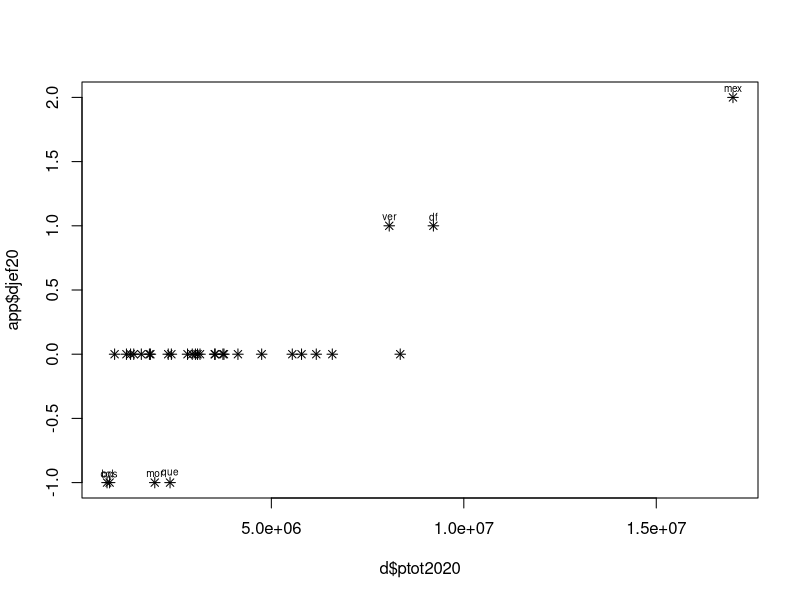
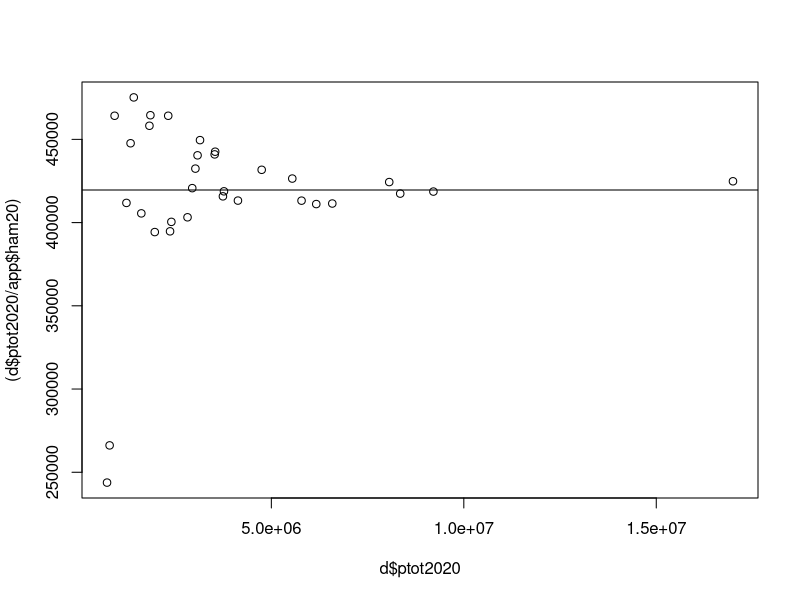
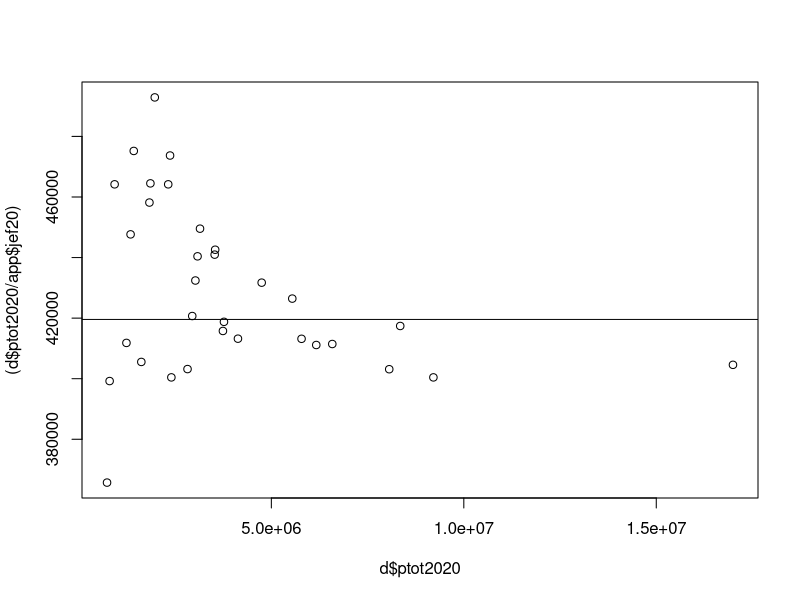

These charts were generated, in order, by the following R code:
# establece ruta para leer/escribir
setwd("~/Desktop/sip/data")

# lee datos 
d <- read.csv("ptot-edo-2010-2020.csv")
str(d)

# quita total nacional
d <- d[-which(d$edon==33),]

# recalcula cambio %
d$chg <- NULL
d$chg <- d$ptot2020 / d$ptot2010

# población total
sum(d$ptot2020)
# cambio
sum(d$ptot2020) / sum(d$ptot2010)
# subre/sub-crecimeiento
d$sobsub <- round(d$chg - sum(d$ptot2020) / sum(d$ptot2010), 2)
d[order(d$sobsub), c("estado", "sobsub")]

quantile(d$sobsub, probs = c(0,.33,.5,.67,1))

quantile(d$ptot2020, probs = c(0,.33,.5,.67,1))
d$size <- 0
d$size[d$ptot2020 <= 2332000]                         <- 1
d$size[d$ptot2020 >  2332000 & d$ptot2020 <= 3763000] <- 2
d$size[d$ptot2020 >  3763000]                         <- 3
# factor
d$size <- factor(d$size, levels = 1:3, labels = c("ch","med","gde"))
table(d$size)

# ¿cuántas personas cree Ud. que debería representar un diputado federal? = DIVISOR
r1787 <- 33000 # el techo de 1878 (constitución EUA dice r > 30000)
# divisor ideal EEUU hoy (nacional)
rusa <- round(328200000 / 435)
rusa

# relación ideal mx 2020
r2020 <- round(sum(d$ptot2020) / 300)
# relación ideal mx previas
r1990 <- round(sum(d$ptot1990) / 300)
r2000 <- round(sum(d$ptot2000) / 300)
r2010 <- round(sum(d$ptot2010) / 300)
r1990
r2000
r2010
r2020

# Si usaramos esto
R <- 100000

# Jeferson:
# (1) Población del estado por divisor = COCIENTE
# (2) Parte entera del conciente = APPORTIONMENT
app <- data.frame(edo = d$edo,
                  jef90 = as.integer(d$ptot1990 / R),
                  jef00 = as.integer(d$ptot2000 / R),
                  jef10 = as.integer(d$ptot2010 / R),
                  jef20 = as.integer(d$ptot2020 / R))
# (3) Mínimo dos por estado (regla Mx, no EEUU)
app$jef90[app$jef90<2] <- 2
app$jef00[app$jef00<2] <- 2
app$jef10[app$jef10<2] <- 2
app$jef20[app$jef20<2] <- 2
app

# tamaño del Congreso resultante, muy grande
colSums(app[,-1])

# pongamos la tercera parte
R  <- 300000
app <- data.frame(edo = d$edo,
                  jef90 = as.integer(d$ptot1990 / R),
                  jef00 = as.integer(d$ptot2000 / R),
                  jef10 = as.integer(d$ptot2010 / R),
                  jef20 = as.integer(d$ptot2020 / R))
# (3) Mínimo dos por estado (regla Mx, no EEUU)
app$jef90[app$jef90<2] <- 2
app$jef00[app$jef00<2] <- 2
app$jef10[app$jef10<2] <- 2
app$jef20[app$jef20<2] <- 2
app
# tamaño del Congreso resultante, muy grande
colSums(app[,-1])

# peso relativo de cada estado
cbind(edo=app[,1], round(app[,-1]*100 / colSums(app[,-1]),1))

# hamilton compromise
# (1) Fija el tamaño del cuerpo dada la relación de representación
N <- as.integer( sum(d$ptot2020) / R )
N  # 420, no 403, dice Hamilton. Algunas fracciones tendrán q asignarse para llegar al tamaño 
# (2) Regla de tres:  N * Pob estatal / Pob total = cociente
Q = N * (d$ptot2020 / sum(d$ptot2020))
entero <-     as.integer(Q)
resto <-  Q - as.integer(Q)
# (3) Mínimo uno por estado
entero[entero<2] <- 2
# Cuántos hay?
faltan <- N - sum(entero) # falta asignar 17
app$ham20 <- entero
sel <- order(-resto)[1:faltan] # índices de los 17 restos mayores
# verifica
resto[sel]
resto[-sel]
# distribuye los diputados restantes
app$ham20[sel] <- app$ham20[sel] + 1
# verifica
sum(app$ham20)

app[,c("edo","jef20","ham20")]
# población creciente
app$dif <- app$ham20 - app$jef20
app$dif.r <- round(app$ham20 / app$jef20,2)
app[order(d$ptot2020),c("edo","jef20","ham20","dif","dif.r")]

# descripción según tamaño del estado
app$size <- d$size
with(app, table(size, dif))
with(app, table(size, dif.r))
with(app, aggregate(dif,   list(size), mean))
with(app, aggregate(dif.r, list(size), mean))

# mejor comparación con cuerpos del mismo tamaño
# jeferson
R  <- sum(d$ptot2020) / 300 # con SMDs de diputados
R  <- sum(d$ptot2020) / 315 # prueba-y-error para que suma de enteros llegue a 300
app <- data.frame(edo = d$edo,
                  jef20 = as.integer(d$ptot2020 / R))
app$jef20[app$jef20<2] <- 2
app
# tamaño del Congreso resultante, muy grande
sum(app[,-1])

# hamilton
N <- 300
Q = N * (d$ptot2020 / sum(d$ptot2020))
entero <-     as.integer(Q)
resto <-  Q - as.integer(Q)
# (3) Mínimo uno por estado
entero[entero<2] <- 2
# Cuántos hay?
faltan <- N - sum(entero) # falta asignar 17
app$ham20 <- entero
sel <- order(-resto)[1:faltan] # índices de los 17 restos mayores
app$ham20[sel] <- app$ham20[sel] + 1
# verifica
sum(app$ham20)

app
# población creciente
app$dif <- app$ham20 - app$jef20
app$dif.r <- round(app$ham20 / app$jef20,2)
app[order(d$ptot2020),]

# descripción según tamaño del estado
app$size <- d$size
with(app, table(size, dif))
with(app, table(size, dif.r))
with(app, aggregate(dif,   list(size), mean))
with(app, aggregate(dif.r, list(size), mean))

# webster
R  <- sum(d$ptot2020) / 300.342 # prueba-y-error para que suma de enteros llegue a 300
app$web20 <- round(d$ptot2020 / R)
app$web20[app$web20<2] <- 2
# tamaño del Congreso resultante, muy grande
sum(app$web)

## # Hill --- aún no jala, verlo en Balinski
## N <- 300
## Q = N * (d$ptot2020 / sum(d$ptot2020))
## entero <-     as.integer(Q)
## geomedia <- sqrt( entero * (entero+1))
## app$hill20 <- entero
## app$hill[Q - geomedia > 0] <- entero[Q - geomedia > 0] + 1
## # (3) Mínimo uno por estado
## app$hill20[app$hill20<2] <- 2
## # Cuántos hay?
## sum(app$hill20)

# diferencias con hamilton app <-
app <- within(app, {
                djef20 <- jef20 - ham20 ;
                dweb20 <- web20 - ham20 ;
                drjef20 <- round(jef20 / ham20, 2);
                drweb20 <- round(web20  / ham20, 2)
})

plot(d$ptot2020, app$djef20, pch = 8)
sel <- which(app$djef20!=0)
text(d$ptot2020[sel], (app$djef20[sel]+.07), labels = app$edo[sel], cex = .6)
# points(d$ptot2020, app$dweb20, col = "red")

# R de cada estado contra la ideal
plot(d$ptot2020, (d$ptot2020 / app$ham20))
abline(h = R)
plot(d$ptot2020, (d$ptot2020 / app$jef20))
abline(h = R)
